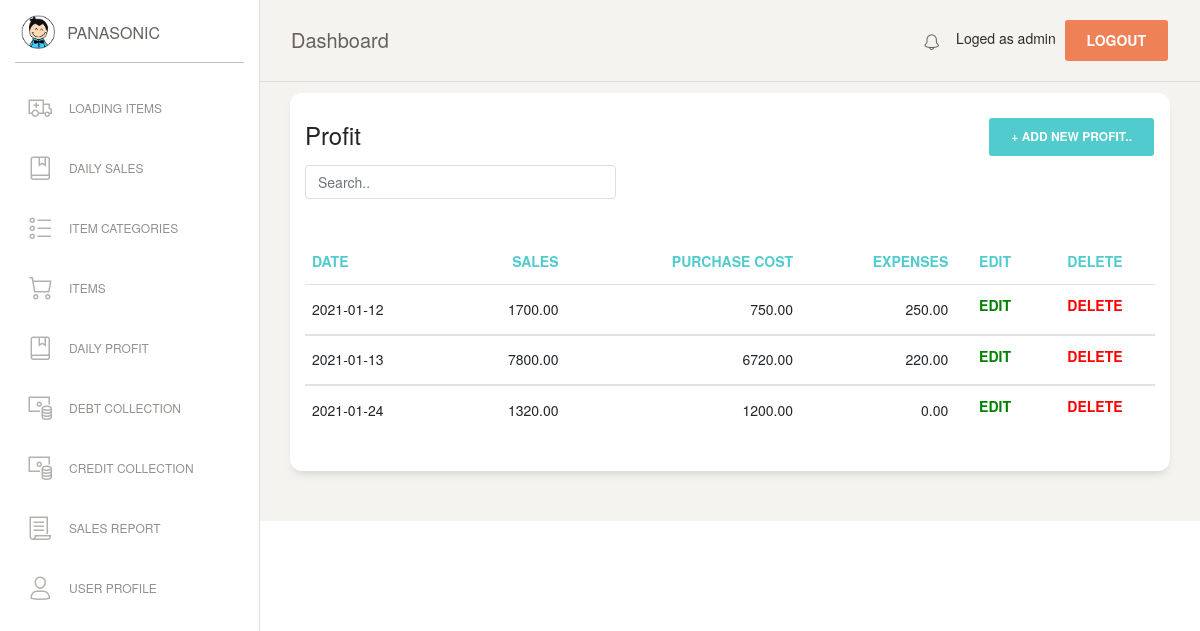
Screenshot of /profit_user_view.php (signed in) with the database file from the repository.
### tables this page shows
CREATE TABLE `profit` (
  `P_id` int(11) NOT NULL,
  `cdate` varchar(100) NOT NULL,
  `sales` double(10,2) NOT NULL DEFAULT '0.00',
  `purchase_cost` double(10,2) NOT NULL,
  `expenses` double(10,2) NOT NULL DEFAULT '0.00',
  `daily_profit` double(10,2) NOT NULL DEFAULT '0.00'
);

### profit_user_view.php (the view, shortened to what this page needs)
<?php
if (!isset($_SESSION['loged_user'])) {
    header('location: login.php');
}else {
$con = mysqli_connect(DB_HOSTNAME,DB_USERNAME,DB_PASSWORD);
mysqli_select_db($con,DB_NAME);
?>
<!DOCTYPE html>
<html lang="en">
<head>
  <link href="assets/css/bootstrap.min.css" rel="stylesheet" />
  <link href="assets/css/paper-dashboard.css?v=2.0.1" rel="stylesheet" />
  <link href="assets/demo/demo.css" rel="stylesheet" />
</head>
<body class="">
  <div class="wrapper ">
    <?php include('include/sidebar.php');  ?>
    <div class="main-panel">
      <?php include('include/nav.php');  ?>
      <div class="content">
       <div class="row">
          <div class="col-md-12">
            <div class="card">
              <div class="row">
              <div class="col-md-9">
              <div class="card-header">
                <h4 class="card-title"> Profit</h4>
                <input class="form-control myInput" id="myInput" type="text" placeholder="Search..">
              </div>
              </div>
              <div class="col-md-3">
                <div class="card-header">
                    <button type="button" class="btn btn-primary add-btn" data-toggle="modal" data-target="#Form1">+ Add New Profit..
                    </button>
                </div>
              </div>
              </div>
              <div class="card-body">
              </div>
              <div class="card-body">
                <div class="table-responsive">
                  <table class="table" id="myTable">
                    <thead class="text-primary">
                      <th>                    DATE    </th>
                      <th class="text-right"> SALES   </th>
                      <th class="text-right"> PURCHASE COST</th>
                      <th class="text-right"> EXPENSES</th>
                      <th class="text-center">EDIT 		</th>
                      <th class="text-center">DELETE 	</th>
                    </thead>
                    <tbody>
                      <?php
                      $sql=mysqli_query($con,"SELECT * FROM profit");
                      $numRows = mysqli_num_rows($sql);
                      if($numRows > 0) {
                        while($row = mysqli_fetch_assoc($sql)) {
                          ?>
                          <tr>
                            <td>                    <?php echo $row['cdate'] ?>        </td>
                            <td class="text-right"> <?php echo $row['sales'] ?>        </td>
                            <td class="text-right"> <?php echo $row['purchase_cost'] ?></td>
                            <td class="text-right"> <?php echo $row['expenses'] ?>     </td>
                            <td class="text-center">
                             <a href="#" onclick="editView('<?php echo $row['P_id']; ?>')" name="edit">
                              <h6 style='color:green;'>EDIT</h6></a>
                            </td>
                            <td class="text-center">
                              <a href="#" onclick="confirmation('event','<?php echo $row['P_id']; ?>')" name="delete">
                              <h6 style='color:red;'>DELETE</h6></a>
                            </td>
                          </tr>
                    </tbody>
                           <?php
                        }
                      }
                    ?>
                    </table>
                </div>
              </div>
            </div>
          </div>
        </div>
      </div>
      </div>
       <?php include('include/footer.php');  ?>
    </div>
</body>
</html>
<?php
}
?>

### assets/demo/demo.css (style rules this page uses)
.add-btn { float: right !important; }
.myInput { width: 50% !important; }

### rows the page displays
profit: cdate "2021-01-12", sales "1700.00", purchase_cost "750.00", expenses "250.00"
profit: cdate "2021-01-13", sales "7800.00", purchase_cost "6720.00", expenses "220.00"
profit: cdate "2021-01-24", sales "1320.00", purchase_cost "1200.00", expenses "0.00"

### other values shown
$_SESSION['loged_user'] "admin"
